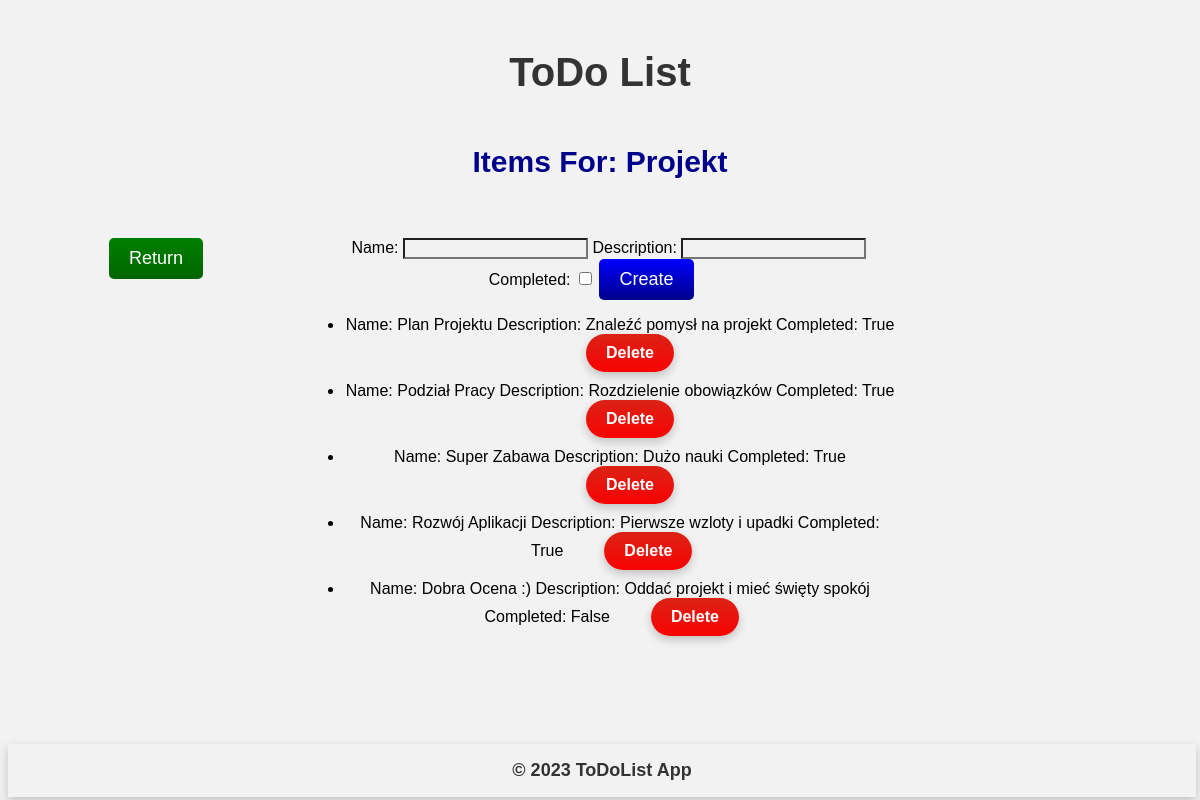
Page /list/Projekt/ on the committed database.
### main/models.py (models this page shows, shortened)
class ToDoList(models.Model):
    name = models.CharField(max_length=200)

class Item(models.Model):
    todolist = models.ForeignKey(ToDoList, on_delete=models.CASCADE)
    description = models.CharField(max_length=500,default='')
    text = models.CharField(max_length=300)
    complete = models.BooleanField()

### main/views.py (the view)
# urls.py: path("list/<str:list_name>/",views.createItem,name="list items"),
def createItem(response,list_name):
    list = ToDoList.objects.get(name=list_name)
    if response.method == "POST":
        form = CreateNewItemForList(response.POST)
        if form.is_valid():
            item_name = form.cleaned_data["name"]
            item_description = form.cleaned_data["description"]
            item_completed = form.cleaned_data["completed"]
            try:
                searched = list.item_set.get(text=item_name)
            except Item.DoesNotExist:
                list.item_set.create(text=item_name,description=item_description,complete=item_completed)
            finally:
                searched = None
            return HttpResponseRedirect(f"/list/{list.name}/")
    else:
        form = CreateNewItemForList()
        return render(response,'main/items.html',{"list":list,"form":form})

### main/forms.py
class CreateNewItemForList(forms.Form):
    name = forms.CharField(label="Name",max_length=200)
    description = forms.CharField(label="Description",max_length=400,required=False)
    completed = forms.BooleanField(label="Completed",required=False)

### main/templates/main/items.html (shortened to what this page needs)
{% extends 'main/base.html' %}
{% load static %}
{% block head %}
<link rel ="stylesheet" href="{% static 'items.css' %}">
{% endblock %}
{% block navbar %}
<div class="navbar-title">ToDo List</div>
<div class="navbar-phrase-create_list">
    Items For: {{list.name}}
</div>
{% endblock %}
{% block left-side-content %}
<form method="get" action="/lists/">
    <button type="submit" class = "btn2">
        Return
    </button>
</form>
{% endblock %}
{% block middle-side-content %}
    <form method="post" action="/list/{{list.name}}/item/create/">
        {{form}}
        <button type="submit" class = "btn">
            Create
        </button>
    </form>
    <ul>
        {% for item in list.item_set.all %}
            <li>Name: {{item.text}} Description: {{item.description}} Completed: {{item.complete}}
                <form method="get" action="/list/{{list.name}}/{{item.text}}/delete/">
                    <button type="submit" class = "btn3"> Delete </button>
                </form>
            </li>
        {% endfor %}
    </ul>
{% endblock %}

### main/static/base.css (style rules this page uses)
* { font-family: Arial, sans-serif; background-color: #f2f2f2; box-sizing: border-box; }
form { margin: 3%; display: inline; }
.navbar-title { font-family: Arial, Helvetica, sans-serif; font-size: 36px; font-weight: bold; margin: 50px 0; color: #333; }
.navbar-phrase-create_list { font-family: Arial, Helvetica, sans-serif; font-size: 30px; font-weight: bold; color: darkblue; margin-bottom: 5px; }
.btn { background: linear-gradient(to bottom, blue, darkblue); color: white; border: none; border-radius: 5px; padding: 10px 20px; font-size: 18px; transition: all 0.3s; cursor: pointer; }
.btn2 { background: linear-gradient(to bottom, green, darkgreen); color: white; border: none; border-radius: 5px; padding: 10px 20px; font-size: 18px; transition: all 0.3s; cursor: pointer; }
.btn3 { background: linear-gradient(to bottom, #db2215, #f80303); color: #fff; border: none; border-radius: 25px; padding: 10px 20px; font-size: 1rem; font-weight: bold; box-shadow: 0px 4px 10px rgba(0,0,0,0.2); transition: all 0.3s; margin-bottom: 10px; margin-left: 20px; }

### main/static/items.css (style rules this page uses)
.navbar-title { font-size: 40px; }
button { display: inline; }
.btn3 { background: linear-gradient(to bottom, #db2215, #f80303); color: #fff; border: none; border-radius: 25px; padding: 10px 20px; font-size: 1rem; font-weight: bold; box-shadow: 0px 4px 10px rgba(0,0,0,0.2); transition: all 0.3s; margin-bottom: 10px; margin-left: 20px; }

### rows in the picture
ToDoList: name "Projekt"
Item: text "Plan Projektu", description "Znaleźć pomysł na projekt", complete "True"
Item: text "Podział Pracy", description "Rozdzielenie obowiązków", complete "True"
Item: text "Super Zabawa", description "Dużo nauki", complete "True"
Item: text "Rozwój Aplikacji", description "Pierwsze wzloty i upadki", complete "True"
Item: text "Dobra Ocena :)", description "Oddać projekt i mieć święty spokój", complete "False"
